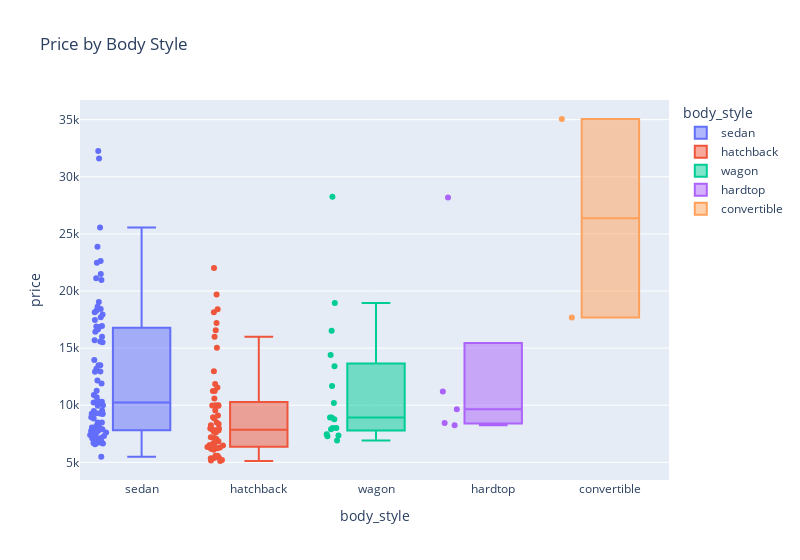

This figure's notebook cell:
### Code cell
fig_x2 = px.box(df, x='body_style', y='price', color='body_style', points='all',
            width=800, title="Price by Body Style")
fig_x2.show()

### Figure 1 — Plotly figure (JSON) as saved in the notebook; plotly's stock layout.template omitted (floating-point values rounded to 4 significant figures)
{"data": [{"alignmentgroup": "True", "boxpoints": "all", "hovertemplate": "body_style=%{x}<br>price=%{y}<extra></extra>", "legendgroup": "sedan", "marker": {"color": "#636efa"}, "name": "sedan", "notched": false, "offsetgroup": "sedan", "orientation": "v", "showlegend": true, "type": "box", "x": ["sedan", "sedan", "sedan", "sedan", "sedan", "sedan", "sedan", "sedan", "sedan", "sedan", "sedan", "sedan", "sedan", "sedan", "sedan", "sedan", "sedan", "sedan", "sedan", "sedan", "sedan", "sedan", "sedan", "sedan", "sedan", "sedan", "sedan", "sedan", "sedan", "sedan", "sedan", "sedan", "sedan", "sedan", "sedan", "sedan", "sedan", "sedan", "sedan", "sedan", "sedan", "sedan", "sedan", "sedan", "sedan", "sedan", "sedan", "sedan", "sedan", "sedan", "sedan", "sedan", "sedan", "sedan", "sedan", "sedan", "sedan", "sedan", "sedan", "sedan", "sedan", "sedan", "sedan", "sedan", "sedan", "sedan", "sedan", "sedan", "sedan", "sedan", "sedan", "sedan", "sedan", "sedan", "sedan", "sedan", "sedan", "sedan", "sedan"], "x0": " ", "xaxis": "x", "y": [13950, 17450, 17710, 23875, 16430, 16925, 20970, 21105, 6575, 6692, 7609, 7295, 8845, 10295, 12945, 10345, 32250, 6695, 7395, 8495, 10245, 18280, 25552, 31600, 6989, 8189, 9279, 9279, 5499, 7099, 6649, 6849, 7299, 7499, 9549, 13499, 13499, 11900, 13200, 15580, 16900, 16630, 17950, 18150, 6692, 7609, 12170, 15510, 18620, 7126, 7775, 9960, 9233, 11259, 6938, 7898, 7738, 9258, 8058, 9298, 8948, 10698, 10898, 15690, 7775, 7975, 7995, 8195, 8495, 9495, 9995, 12940, 15985, 18420, 16845, 19045, 21485, 22470, 22625], "y0": " ", "yaxis": "y"}, {"alignmentgroup": "True", "boxpoints": "all", "hovertemplate": "body_style=%{x}<br>price=%{y}<extra></extra>", "legendgroup": "hatchback", "marker": {"color": "#EF553B"}, "name": "hatchback", "notched": false, "offsetgroup": "hatchback", "orientation": "v", "showlegend": true, "type": "box", "x": ["hatchback", "hatchback", "hatchback", "hatchback", "hatchback", "hatchback", "hatchback", "hatchback", "hatchback", "hatchback", "hatchback", "hatchback", "hatchback", "hatchback", "hatchback", "hatchback", "hatchback", "hatchback", "hatchback", "hatchback", "hatchback", "hatchback", "hatchback", "hatchback", "hatchback", "hatchback", "hatchback", "hatchback", "hatchback", "hatchback", "hatchback", "hatchback", "hatchback", "hatchback", "hatchback", "hatchback", "hatchback", "hatchback", "hatchback", "hatchback", "hatchback", "hatchback", "hatchback", "hatchback", "hatchback", "hatchback", "hatchback", "hatchback", "hatchback", "hatchback", "hatchback", "hatchback", "hatchback", "hatchback", "hatchback", "hatchback"], "x0": " ", "xaxis": "x", "y": [5151, 6295, 5572, 6377, 7957, 6229, 12964, 6479, 6855, 5399, 6529, 7129, 7895, 9095, 5195, 6095, 6795, 8845, 10595, 11245, 5389, 6189, 6669, 7689, 9959, 8499, 7799, 8949, 17199, 19699, 18399, 5572, 7957, 6229, 22018, 11850, 15040, 18150, 5118, 7053, 7603, 5348, 6338, 6488, 7198, 7788, 8358, 8238, 9538, 9989, 11549, 9988, 11248, 16558, 15998, 9980], "y0": " ", "yaxis": "y"}, {"alignmentgroup": "True", "boxpoints": "all", "hovertemplate": "body_style=%{x}<br>price=%{y}<extra></extra>", "legendgroup": "wagon", "marker": {"color": "#00cc96"}, "name": "wagon", "notched": false, "offsetgroup": "wagon", "orientation": "v", "showlegend": true, "type": "box", "x": ["wagon", "wagon", "wagon", "wagon", "wagon", "wagon", "wagon", "wagon", "wagon", "wagon", "wagon", "wagon", "wagon", "wagon", "wagon", "wagon", "wagon"], "x0": " ", "xaxis": "x", "y": [8921, 7295, 28248, 7349, 7999, 14399, 8921, 7463, 10198, 8013, 11694, 6918, 7898, 8778, 13415, 16515, 18950], "y0": " ", "yaxis": "y"}, {"alignmentgroup": "True", "boxpoints": "all", "hovertemplate": "body_style=%{x}<br>price=%{y}<extra></extra>", "legendgroup": "hardtop", "marker": {"color": "#ab63fa"}, "name": "hardtop", "notched": false, "offsetgroup": "hardtop", "orientation": "v", "showlegend": true, "type": "box", "x": ["hardtop", "hardtop", "hardtop", "hardtop", "hardtop"], "x0": " ", "xaxis": "x", "y": [28176, 8249, 8449, 9639, 11199], "y0": " ", "yaxis": "y"}, {"alignmentgroup": "True", "boxpoints": "all", "hovertemplate": "body_style=%{x}<br>price=%{y}<extra></extra>", "legendgroup": "convertible", "marker": {"color": "#FFA15A"}, "name": "convertible", "notched": false, "offsetgroup": "convertible", "orientation": "v", "showlegend": true, "type": "box", "x": ["convertible", "convertible"], "x0": " ", "xaxis": "x", "y": [35056, 17669], "y0": " ", "yaxis": "y"}], "layout": {"boxmode": "overlay", "legend": {"title": {"text": "body_style"}, "tracegroupgap": 0}, "title": {"text": "Price by Body Style"}, "width": 800, "xaxis": {"anchor": "y", "categoryarray": ["sedan", "hatchback", "wagon", "hardtop", "convertible"], "categoryorder": "array", "domain": [0, 1], "title": {"text": "body_style"}}, "yaxis": {"anchor": "x", "domain": [0, 1], "title": {"text": "price"}}}}
